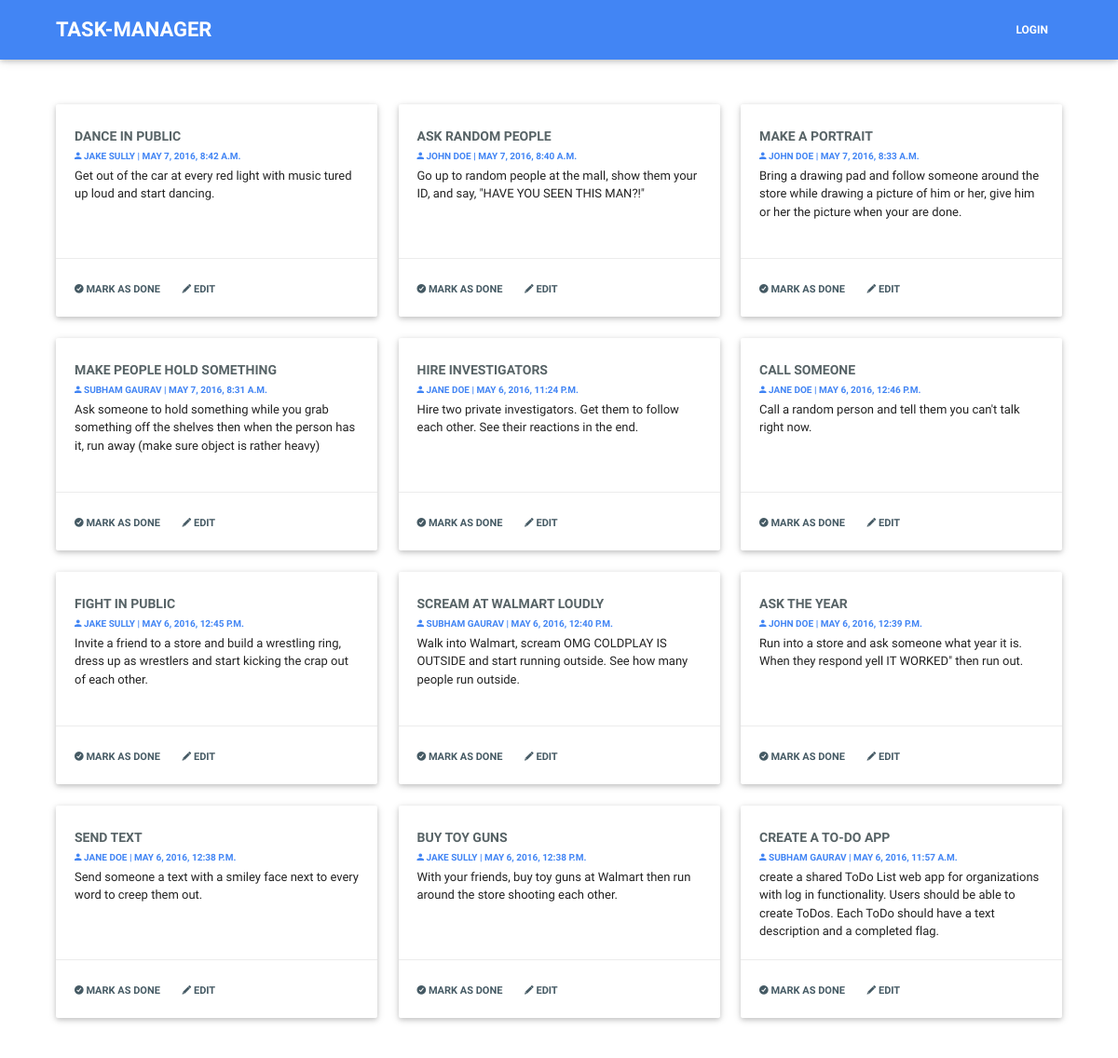
The app's page /, older data.
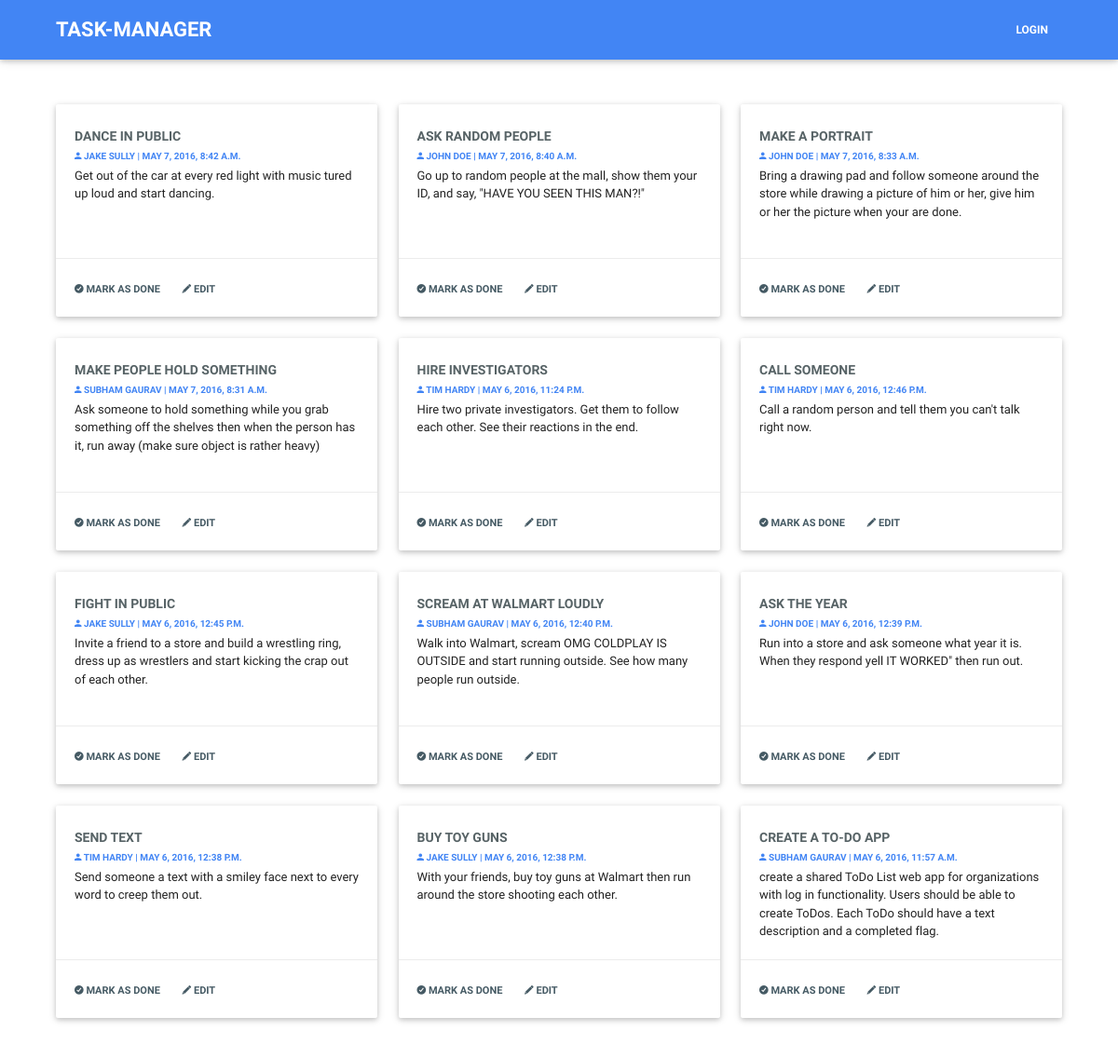
The same page, newer data.
### todo/models.py (models this page shows, shortened)
class ToDo(models.Model):
	title = models.CharField(max_length=100)
	desc = models.CharField(max_length=1000)
	creator = models.ForeignKey(User, related_name="todos")
	is_deleted = models.BooleanField(default=False)
	created_at = models.DateTimeField(auto_now_add=True)
	updated_at = models.DateTimeField(auto_now=True)
	class Meta:
		verbose_name_plural = "TODOs"

### todo/views.py (the view)
# urls.py: url(r'^', 'todo.views.home', name='home')
def home(request):
	todos = ToDo.objects.all().order_by('-created_at').exclude(is_deleted=True)
	return render_to_response('todos.html', {'todos': todos}, context_instance=RequestContext(request))

### templates/todos.html (shortened to what this page needs)
{% extends 'index.html' %}
{% block page_content %}
	<div class="row">
		{% for todo in todos %}
			<div class="col l4 m6 s12">
				<div class="card">
					<div class="card-content">
					    <h6 class="title news-headline">{{ todo.title }}</h6>
					    <h6 class="news-title">
					    	<a href="/get_user/{{ todo.creator.id }}/" class="news-title">
					    	<i class="ion-android-person"></i> {{ todo.creator.get_full_name }}
					    	</a>
					    	<b>|</b> {{ todo.created_at }}
					    	</h6>
					    <p class="news-text">{{ todo.desc }}</p>
					</div>
					<div class="card-action">
						{% if user.is_authenticated and todo.creator == user %}
		                	<a href="/delete_todo/{{ todo.id }}/"><i class="ion-checkmark-circled"></i> Mark as Done</a>
			                <a href="/edit_todo/{{ todo.id }}/" class="edit-todo" data-id="{{ todo.id }}"><i class="ion-edit"></i> Edit</a>
		                {% else %}
		                	<a class="disabled tooltipped" data-position="bottom" data-delay="50"
		                	   data-tooltip="You are not authorized to mark this task!"><i class="ion-checkmark-circled"></i> Mark as Done</a>
		                	<a class="disabled tooltipped" data-position="bottom" data-delay="50"
		                	   data-tooltip="You are not authorized to edit this task!"><i class="ion-edit"></i> Edit</a>
		                {% endif %}
		            </div>
		        </div>
			</div>
		{% endfor %}
	</div>
{% endblock %}

### templates/index.html (shortened to what this page needs)
{% load staticfiles %}
<!DOCTYPE html>
<html lang="en">
    <head>
        <link href="{% static 'assets/css/materialize.min.css' %}" type="text/css" rel="stylesheet" media="screen,projection"/>
        <link href="{% static 'assets/css/ionicons.min.css' %}" type="text/css" rel="stylesheet" media="screen,projection"/>
        <link href="{% static 'assets/css/style.css' %}" type="text/css" rel="stylesheet" media="screen,projection"/>
    </head>
    <body>
        <div class="navbar-fixed">
            <nav>
                <div class="container">
                    <a href="/" class="brand-logo">TASK-MANAGER</a>
                    <ul class="right hide-on-med-and-down">
                        {% if user.is_authenticated %}
                            <li><a href="/profile/">{{ user.get_full_name }}</a></li>
                            <li><a href="/logout/">logout</a></li>
                        {% else %}
                            <li><a href="/login/">login</a></li>
                        {% endif %}
                    </ul>
                </div>
            </nav>
        </div>
        <div class="container" id="body-container">
            <div class="section">
                {% block page_content %}
                {% endblock %}
            </div>
        </div>
    </body>
</html>

### static/css/style.css (style rules this page uses)
@media (min-width: 993px) { .container { width: 90%; } }
#body-container { margin-top: 25px; }
nav { background-color: #4285f4; }
nav .brand-logo { font-size: 22px; font-weight: 600; color: #FFF; }
nav ul a { font-weight: 600; font-size: 12px; color: #FFF; text-transform: uppercase; }
.title.news-headline { font-weight: 600; font-size: 14px; text-transform: uppercase; color: #576366; }
.news-text { font-weight: 400; font-size: 13px; color: #455a64; }
.news-title { font-weight: 600; font-size: 10px; color: #4285f4; text-transform: uppercase; }
.card .card-action a:not(.btn):not(.btn-large):not(.btn-floating) { font-weight: 700; font-size: 11px; color: #455a64; text-transform: uppercase; }
.card .card-action a.disabled:not(.btn):not(.btn-large):not(.btn-floating) { font-weight: 700; font-size: 11px; color: #455a64; text-transform: uppercase; }

Row changes from the older to the newer data that the page shows:
changed ToDo "HIRE INVESTIGATORS": creator.get_full_name "JANE DOE" → "TIM HARDY"
changed ToDo "CALL SOMEONE": creator.get_full_name "JANE DOE" → "TIM HARDY"
changed ToDo "SEND TEXT": creator.get_full_name "JANE DOE" → "TIM HARDY"
